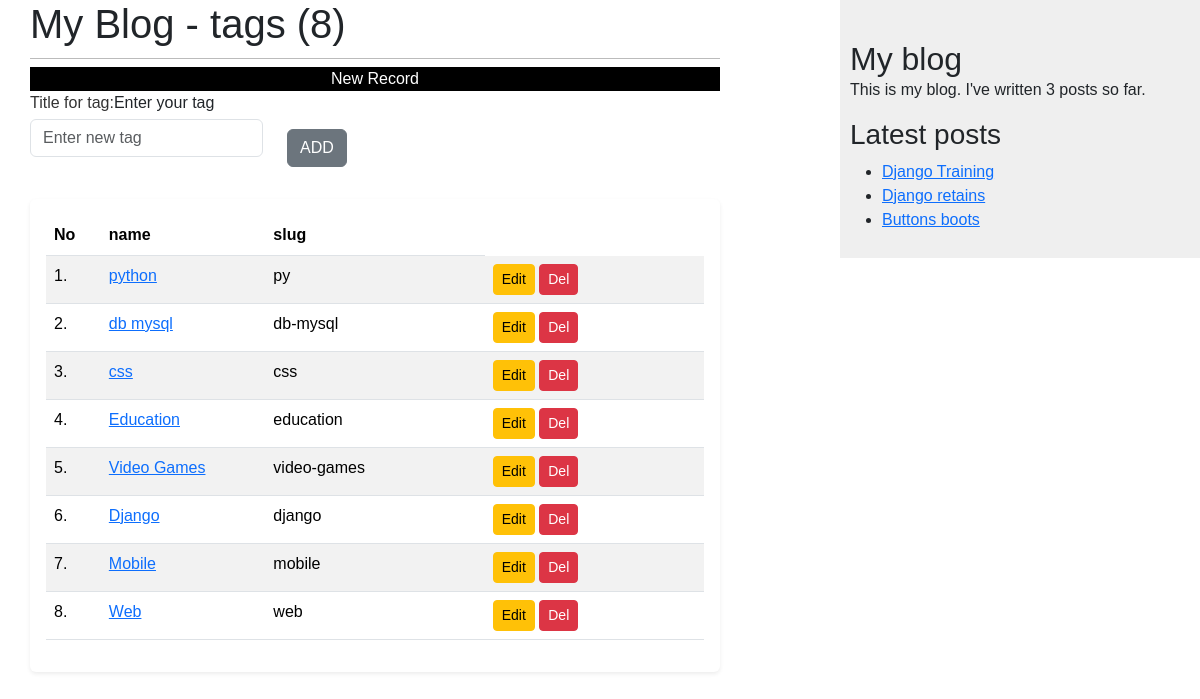
The app's page /blog/tag/create/, older data.
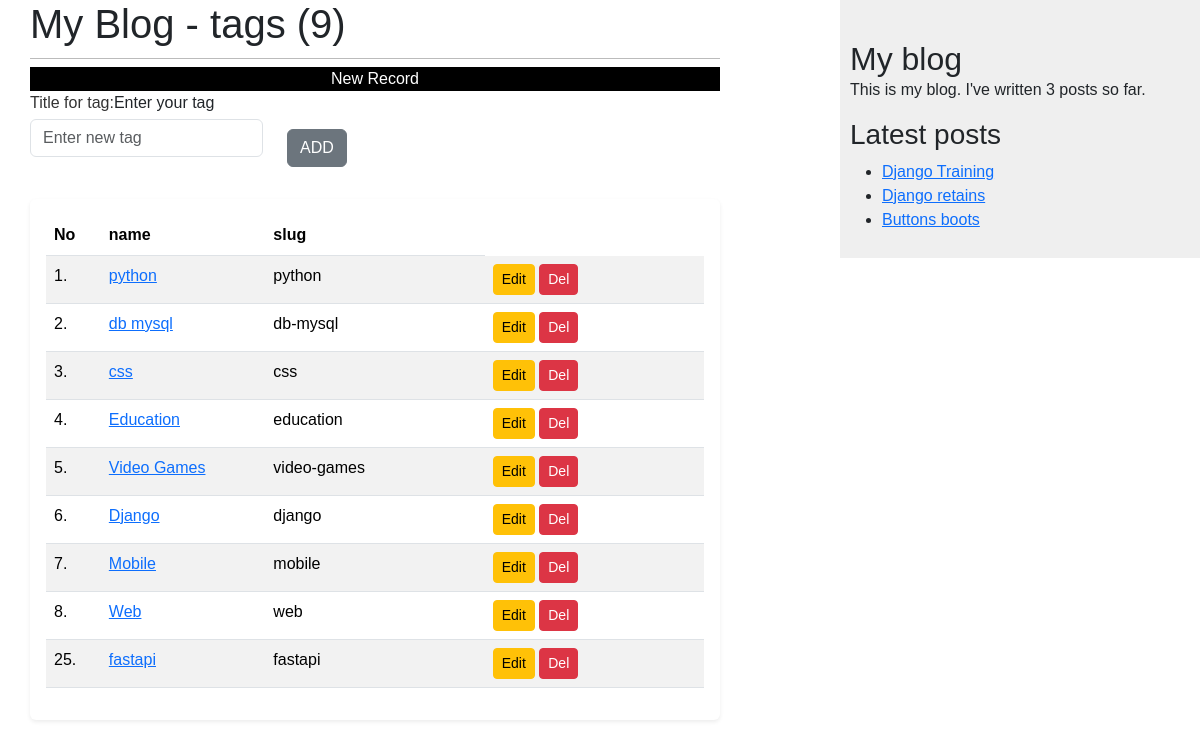
The same page, newer data.
### blog/models.py (models this page shows, shortened)
class Tag(models.Model):
    name = models.CharField(max_length=31, unique=True, help_text='A label for name tag.')
    slug = models.SlugField(max_length=31, unique=True, help_text='A label for URL config.')
    class Meta:
        verbose_name = 'tags for posts'

class Post(models.Model):
    class Status(models.TextChoices):
        DRAFT = ('DF', 'Draft')
        PUBLISHED = ('PB', 'Published')
    title = models.CharField(max_length=250)
    slug = models.SlugField(max_length=250)
    author = models.ForeignKey(User, on_delete=models.CASCADE, related_name='blog_posts')
    body = models.TextField()
    publish = models.DateTimeField('date published', default=timezone.now)
    created = models.DateTimeField(auto_now_add=True)
    updated = models.DateTimeField(auto_now=True)
    status = models.CharField(max_length=2, choices=Status.choices, default=Status.DRAFT)
    objects = models.Manager()  # The default manager.
    published = PublishedManager()  # Our custom manager.
    tags = models.ManyToManyField("Tag", related_name='blog_posts')
    class Meta:
        ordering = ['-publish']
    def get_absolute_url(self):
        return reverse('blog:post_detail', args=[self.id])

### blog/views.py (the view)
# urls.py: path('tag/create/', views.create_tag, name='create-tag'),
def create_tag(request):
    if request.method=="POST":
        form = forms.TagForm(request.POST)
        if form.is_valid():
            print(form.cleaned_data)
            tag = form.save(commit=False)
            tag.save()
            messages.success(request, f"Tag {tag.slug} was created")
            return HttpResponseRedirect(reverse("blog:create-tag"))
        else:
            messages.error(request, 'Please correct the error below.')
            return render(request, 'blog/post/edit_tag.html', {'form': form, "tags": []})
    else:
        form = forms.TagForm()
        tags = Tag.objects.all()
        return render(request, 'blog/post/edit_tag.html', {'form': form, "tags": tags})

### blog/forms.py (shortened to what this page needs)
class TagForm(forms.ModelForm):
    name = forms.CharField(label='Title for tag',
                           help_text="Enter your tag",
                           widget=forms.TextInput(attrs={'class': 'form-control', "placeholder": "Enter new tag"}),
                           )
    class Meta:
        model = Tag
        fields = ['name']

### blog/models.py (called while the page is built)
    def get_queryset(self):
        return super().get_queryset().filter(status=Post.Status.PUBLISHED)

### blog/templatetags/blog_tags.py (called while the page is built)
@register.simple_tag(name='total_posts')
def total_posts():
    return Post.published.count()

@register.inclusion_tag('blog/post/latest_posts.html')
def show_latest_posts(count=5):
    latest_posts = Post.published.order_by('-publish')[:count]
    return {'latest_posts': latest_posts}

### blog/templates/blog/post/edit_tag.html (shortened to what this page needs)
{% extends 'blog/base.html' %}
{% block content %}
<h1>My Blog - tags ({{ tags |length }})</h1>
<div class="container" style="background-color: black; color: white;">
    <div class="col text-center" >
            {% if form.instance.pk %}
            Edit Record
            {% else %}
            New Record
            {% endif %}
    </div>
</div>
<div class="pb-3">
    <form class="row justify-content-start" method="post" action="">
        <div class="col-auto align-self-end">
            {{ form }}
        </div>
        <div class="col-auto align-self-end">
            <button class="btn btn-secondary" type="submit">ADD</button>
        </div>
    </form>
</div>
<div class="my-3 p-3 bg-body rounded shadow-sm">
    <table class="table table-striped">
        <thead>
        <tr>
            <th class="col-md-1">No</th>
            <th class="col-md-3">name</th>
            <th class="col-md-4">slug</th>
        </tr>
        </thead>
        <tbody>
        {% for tag in tags%}
        <tr>
            <td>{{ tag.id }}.</td>
            <td><a href="{% url 'blog:post-tags' tag.slug %}" class="card-link"> {{ tag.name }}</a></td>
            <td>{{ tag.slug }}</td>
            <td>
                <a href="{% url 'blog:edit-tag' pk=tag.pk %}" class="btn btn-warning btn-sm">Edit</a>
                <a href="{% url 'blog:delete-tag' pk=tag.pk %}" class="btn btn-danger btn-sm">Del</a>
            </td>
        </tr>
        {% endfor %}
        </tbody>
    </table>
</div>
{% endblock %}

### blog/templates/blog/post/latest_posts.html
<ul>
 {% for post in latest_posts %}
 <li>
 <a href="{{ post.get_absolute_url }}">{{ post.title }}</a>
 </li>
 {% endfor %}
</ul>

Row changes from the older to the newer data that the page shows:
changed Tag "python": slug "py" → "python"
added Tag: id "25", name "fastapi", slug "fastapi"
Text that changed along with them:
{{ tags |length }}: "8" → "9"
